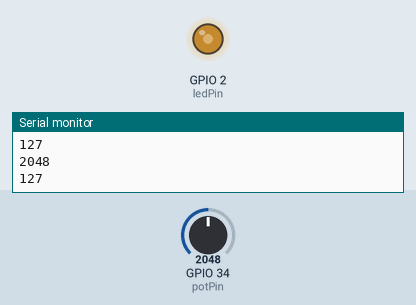
The sketch below on a simulated ESP32. On the bench: output pins drawn as LEDs (lit = HIGH), the last lines printed to the serial monitor. The inputs (shaded band) are chosen by the test bench; at power-on: GPIO 34 (potPin) = 2048.

Above: at 1.2 s.
1.3 s: GPIO 34 (potPin) set to 2866
At 2.5 s:
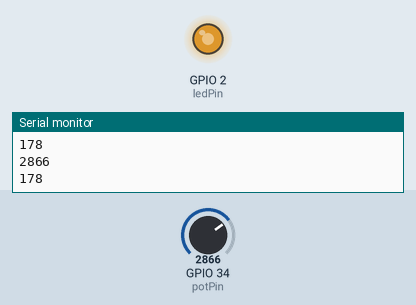
2.8 s: GPIO 34 (potPin) set to 3603
At 3.8 s:
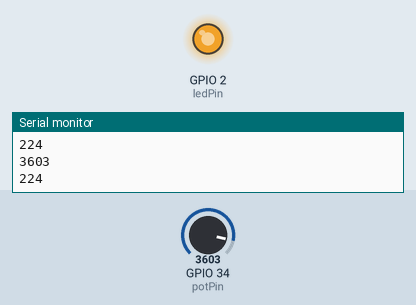
4.3 s: GPIO 34 (potPin) set to 491
At 4.9 s:
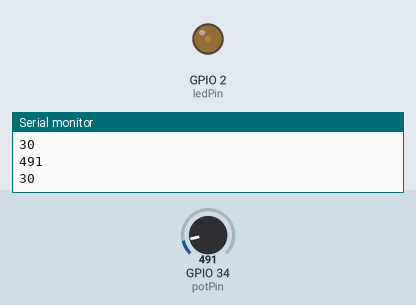
5.8 s: GPIO 34 (potPin) set to 0
At 7.0 s:
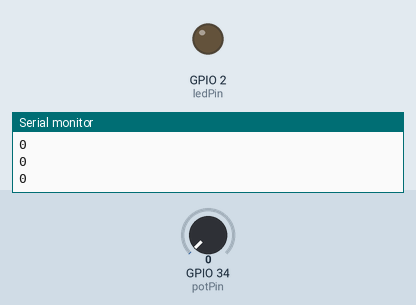
7.3 s: GPIO 34 (potPin) set to 2047
At 8.2 s:
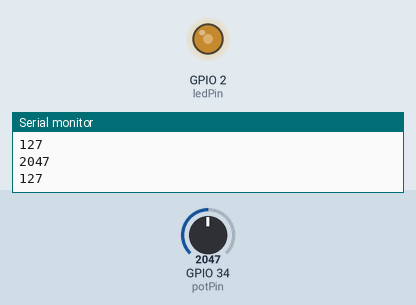
Timing chart, 0 to 9.8 s (numbered marks = the images above; inputs shaded):
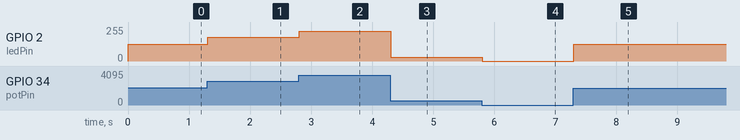

The sketch:

FadingLED.ino
```cpp
#include <Preferences.h>

// 25 26 27 23 .. azon ay 7aga pmw tenfa3 ll analogwrite?
# define ledPin 2
# define potPin 34

void setup() {
  // put your setup code here, to run once:

  pinMode(ledPin, OUTPUT);
  pinMode(potPin, INPUT);
  Serial.begin(115200);

}

void loop() {
  // put your main code here, to run repeatedly:

  int potValue = analogRead(potPin);
  int ledBrightness= map(potValue, 0, 4095, 0, 255);
  Serial.println(potValue);
  Serial.println(ledBrightness);
  analogWrite(ledPin, ledBrightness);
  delay(10);

}
```

Measured:
- after the input at 1.3 s, GPIO 2 (ledPin): 127/255 → 178/255 at once
- after the input at 2.8 s, GPIO 2 (ledPin): 178/255 → 224/255 at once
- after the input at 4.3 s, GPIO 2 (ledPin): 224/255 → 30/255 at once
- after the input at 5.8 s, GPIO 2 (ledPin): 30/255 → 0/255 at once
- after the input at 7.3 s, GPIO 2 (ledPin): 0/255 → 127/255 at once
